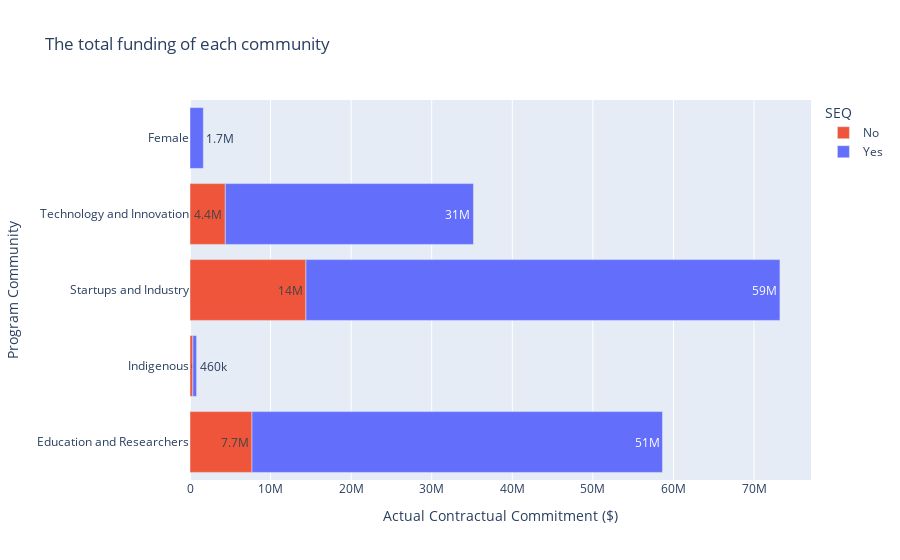

Notebook cell for this chart:
### Markdown cell above
After understanding there are two specified communities, I used a bar chart to visualize the funding and region distribution of different communities. In the bar chart, the differences between each community are obvious.

### Code cell
com_df = pd.DataFrame(df_B.groupby(['Program Community', 'SEQ'])['Actual Contractual Commitment ($)'].sum()).reset_index()
com_df
color_map = {'Yes': '#636efa', 'No': '#ef553b'}
fig = px.bar(com_df, x='Actual Contractual Commitment ($)', y='Program Community', color='SEQ', text_auto='.2s', color_discrete_map=color_map, title='The total funding of each community')
fig.show()

### Figure 1 — Plotly figure (JSON) as saved in the notebook; plotly's stock layout.template omitted (floating-point values rounded to 4 significant figures)
{"data": [{"alignmentgroup": "True", "hovertemplate": "SEQ=No<br>Actual Contractual Commitment ($)=%{x}<br>Program Community=%{y}<extra></extra>", "legendgroup": "No", "marker": {"color": "#ef553b", "pattern": {"shape": ""}}, "name": "No", "offsetgroup": "No", "orientation": "h", "showlegend": true, "textposition": "auto", "texttemplate": "%{x:.2s}", "type": "bar", "x": [7693320, 353423, 14387771, 4381578], "xaxis": "x", "y": ["Education and Researchers", "Indigenous", "Startups and Industry", "Technology and Innovation"], "yaxis": "y"}, {"alignmentgroup": "True", "hovertemplate": "SEQ=Yes<br>Actual Contractual Commitment ($)=%{x}<br>Program Community=%{y}<extra></extra>", "legendgroup": "Yes", "marker": {"color": "#636efa", "pattern": {"shape": ""}}, "name": "Yes", "offsetgroup": "Yes", "orientation": "h", "showlegend": true, "textposition": "auto", "texttemplate": "%{x:.2s}", "type": "bar", "x": [50948278, 1654764, 464584, 58830289, 30797804], "xaxis": "x", "y": ["Education and Researchers", "Female", "Indigenous", "Startups and Industry", "Technology and Innovation"], "yaxis": "y"}], "layout": {"autosize": true, "barmode": "relative", "legend": {"title": {"text": "SEQ"}, "tracegroupgap": 0}, "title": {"text": "The total funding of each community"}, "xaxis": {"anchor": "y", "autorange": true, "domain": [0, 1], "range": [0, 77070000.0], "title": {"text": "Actual Contractual Commitment ($)"}, "type": "linear"}, "yaxis": {"anchor": "x", "autorange": true, "domain": [0, 1], "range": [-0.5, 4.5], "title": {"text": "Program Community"}, "type": "category"}}}
